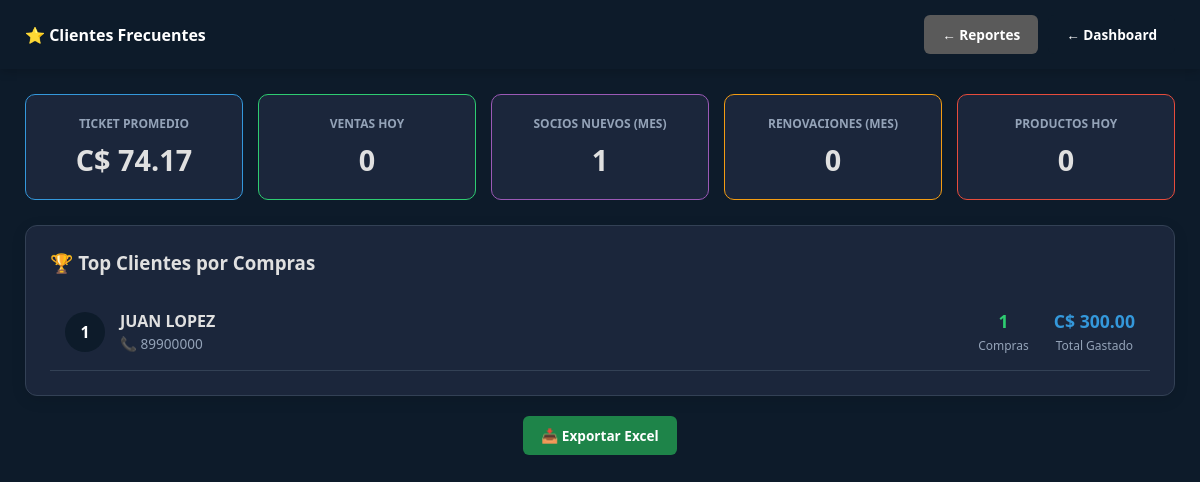
Screenshot of /views/admin/reporte_clientes_frecuentes.php (signed in) with the database file from the repository.
### tables this page shows
CREATE TABLE `configuracion` (
  `id` int(11) NOT NULL DEFAULT 1,
  `nombre_gym` varchar(100) DEFAULT 'GYM MA DB',
  `moneda_nombre` varchar(50) DEFAULT 'Córdoba Nicaragüense',
  `moneda_iso` varchar(3) DEFAULT 'NIO',
  `moneda_simbolo` varchar(5) DEFAULT 'C$',
  `tipo_cambio_bcn` decimal(10,4) DEFAULT 36.6243,
  `ultima_actualizacion` timestamp NOT NULL DEFAULT current_timestamp() ON UPDATE current_timestamp(),
  `direccion_gym` text DEFAULT NULL,
  `telefono_gym` varchar(20) DEFAULT NULL,
  `logo_ruta` varchar(255) DEFAULT 'logo_default.png',
  `tema` varchar(20) DEFAULT 'default',
  PRIMARY KEY (`id`)
);

CREATE TABLE `socios` (
  `id` int(11) NOT NULL AUTO_INCREMENT,
  `nombre` varchar(50) NOT NULL,
  `apellido` varchar(50) NOT NULL,
  `cedula` varchar(20) DEFAULT NULL,
  `edad` int(3) DEFAULT NULL,
  `telefono` varchar(20) DEFAULT NULL,
  `enfermedad` text DEFAULT NULL,
  `fecha_ingreso` date NOT NULL,
  `emergencia_contacto` varchar(100) DEFAULT NULL,
  `foto_ruta` varchar(255) DEFAULT 'default.png',
  `estado` enum('ACTIVO','INACTIVO','DEUDOR') DEFAULT 'ACTIVO',
  `fecha_vencimiento` date DEFAULT NULL,
  `fecha_renovacion` date DEFAULT NULL,
  `id_plan` int(11) DEFAULT NULL,
  PRIMARY KEY (`id`),
  KEY `fk_socio_plan_gym` (`id_plan`),
  CONSTRAINT `fk_socio_plan` FOREIGN KEY (`id_plan`) REFERENCES `planes` (`id`) ON DELETE SET NULL,
  CONSTRAINT `fk_socio_plan_gym` FOREIGN KEY (`id_plan`) REFERENCES `planes` (`id`) ON DELETE SET NULL ON UPDATE CASCADE
);

### config/AppConfig.php (called while the page is built, shortened)
<?php
class AppConfig {
    private $conn;
    private $table_name = "configuracion";
    public function __construct($db) {
        $this->conn = $db;
    }
    private function asegurarColumnaTema() {
        try {
            $this->conn->exec("ALTER TABLE configuracion ADD COLUMN tema VARCHAR(20) DEFAULT 'default'");
        } catch (PDOException $e) {}
    }
    public function obtenerConfig() {
        $query = "SELECT * FROM " . $this->table_name . " WHERE id = 1 LIMIT 1";
        $stmt = $this->conn->prepare($query);
        $stmt->execute();
        $this->config_cache = $stmt->fetch(PDO::FETCH_ASSOC);
        return $this->config_cache;
    }
}

### classes/Reporte.php (called while the page is built, shortened)
<?php
class Reporte {
    private $db;
    public function __construct($db) {
        $this->db = $db;
    }
    public function getClientesFrecuentes($limite = 10) {
        $sql = "SELECT
                    s.id,
                    s.nombre,
                    s.apellido,
                    s.telefono,
                    COUNT(v.id) as num_compras,
                    SUM(v.monto_total) as total_gastado
                FROM socios s
                JOIN ventas v ON s.id = v.id_socio
                WHERE v.estado != 'ANULADO'
                GROUP BY s.id
                ORDER BY num_compras DESC
                LIMIT " . intval($limite);
        $stmt = $this->db->prepare($sql);
        $stmt->execute();
        return $stmt->fetchAll(PDO::FETCH_ASSOC);
    }
    public function getMetricasAvanzadas() {
        $metricas = [];
        $metricas['ticket_promedio'] = $this->db->query("
            SELECT COALESCE(AVG(monto_total), 0) as promedio
            FROM ventas
            WHERE estado != 'ANULADO'
        ")->fetch(PDO::FETCH_ASSOC)['promedio'] ?? 0;
        $metricas['ventas_hoy'] = $this->db->query("
            SELECT COUNT(*) as total
            FROM ventas
            WHERE DATE(fecha_venta) = CURDATE() AND estado != 'ANULADO'
        ")->fetch(PDO::FETCH_ASSOC)['total'] ?? 0;
        $metricas['socios_nuevos_mes'] = $this->db->query("
            SELECT COUNT(*) as total
            FROM socios
            WHERE MONTH(fecha_ingreso) = MONTH(CURDATE()) AND YEAR(fecha_ingreso) = YEAR(CURDATE())
        ")->fetch(PDO::FETCH_ASSOC)['total'] ?? 0;
        $metricas['renovaciones_mes'] = $this->db->query("
            SELECT COUNT(*) as total
            FROM socios
            WHERE fecha_renovacion IS NOT NULL
            AND MONTH(fecha_renovacion) = MONTH(CURDATE())
            AND YEAR(fecha_renovacion) = YEAR(CURDATE())
        ")->fetch(PDO::FETCH_ASSOC)['total'] ?? 0;
        $metricas['productos_vendidos_hoy'] = $this->db->query("
            SELECT COALESCE(SUM(cantidad_item), 0) as total
            FROM ventas
            WHERE tipo_item = 'PRODUCTO' AND DATE(fecha_venta) = CURDATE() AND estado != 'ANULADO'
        ")->fetch(PDO::FETCH_ASSOC)['total'] ?? 0;
        return $metricas;
    }
}

### views/admin/reporte_clientes_frecuentes.php (the view, shortened to what this page needs)
<?php
require_once "../../config/AppConfig.php";
require_once "../../classes/Reporte.php";
$db = (new Database())->getConnection();
$config = (new AppConfig($db))->obtenerConfig();
$simbolo = $config['moneda_simbolo'] ?? '<?php echo $simbolo; ?>';
$tema = $_SESSION['tema'] ?? $config['tema'] ?? 'default';
$reporte = new Reporte($db);
$clientes = $reporte->getClientesFrecuentes(15);
$metricas = $reporte->getMetricasAvanzadas();
?>
<!DOCTYPE html>
<html lang="es">
<head>
    <link rel="stylesheet" href="../../public/css/estilos.css">
</head>
<body class="<?php echo ($tema !== 'default') ? 'tema-' . $tema : ''; ?>">
    <header>
        <div class="logo"><h2>⭐ Clientes Frecuentes</h2></div>
        <div style="display:flex; gap:10px;">
            <a href="reportes.php" class="btn-volver gris">← Reportes</a>
            <a href="../dashboard.php" class="btn-volver">← Dashboard</a>
        </div>
    </header>
    <div class="dashboard-wrapper">
        <div class="metricas-dashboard">
            <div class="metrica-box" style="border-color: var(--info);">
                <h4>TICKET PROMEDIO</h4>
                <div class="valor"><?php echo $simbolo; ?> <?php echo number_format($metricas['ticket_promedio'], 2); ?></div>
            </div>
            <div class="metrica-box" style="border-color: var(--primary);">
                <h4>VENTAS HOY</h4>
                <div class="valor"><?php echo $metricas['ventas_hoy']; ?></div>
            </div>
            <div class="metrica-box" style="border-color: var(--purple);">
                <h4>SOCIOS NUEVOS (MES)</h4>
                <div class="valor"><?php echo $metricas['socios_nuevos_mes']; ?></div>
            </div>
            <div class="metrica-box" style="border-color: var(--warning);">
                <h4>RENOVACIONES (MES)</h4>
                <div class="valor"><?php echo $metricas['renovaciones_mes']; ?></div>
            </div>
            <div class="metrica-box" style="border-color: var(--danger);">
                <h4>PRODUCTOS HOY</h4>
                <div class="valor"><?php echo $metricas['productos_vendidos_hoy']; ?></div>
            </div>
        </div>
        <div class="stat-card">
            <h3>🏆 Top Clientes por Compras</h3>
            <?php $pos = 1; foreach($clientes as $c): ?>
            <div class="cliente-card">
                <div class="cliente-pos"><?php echo $pos++; ?></div>
                <div class="cliente-info">
                    <h4><?php echo strtoupper($c['nombre'].' '.$c['apellido']); ?></h4>
                    <span>📞 <?php echo $c['telefono'] ?: 'Sin teléfono'; ?></span>
                </div>
                <div class="cliente-stats">
                    <div>
                        <strong style="color:var(--primary);"><?php echo $c['num_compras']; ?></strong>
                        <span>Compras</span>
                    </div>
                    <div>
                        <strong style="color:var(--info);"><?php echo $simbolo; ?> <?php echo number_format($c['total_gastado'], 2); ?></strong>
                        <span>Total Gastado</span>
                    </div>
                </div>
            </div>
            <?php endforeach; ?>
        </div>
        <div style="text-align:center; margin-top:20px;">
            <a href="../../controllers/ExportController.php?type=clientes" class="btn-volver verde" target="_blank">📥 Exportar Excel</a>
        </div>
    </div>
</body>
</html>

### public/css/estilos.css (style rules this page uses)
:root { --primary: #27ae60; --secondary: #2c3e50; --danger: #e74c3c; --warning: #f39c12; --info: #3498db; --dark: #1a1a1a; --light: #f4f4f4; --bg-body: #f4f4f4; --bg-card: #ffffff; --text-main: #333333; --text-muted: #666666; --border-color: #dddddd; --header-bg: #2c3e50; --input-bg: #ffffff; --input-text: #333333; --input-border: #cccccc; --link-color: #2980b9; }
body.tema-darkblue { --primary: #3498db; --secondary: #0d1b2a; --danger: #e74c3c; --warning: #f39c12; --info: #5dade2; --dark: #f4f4f4; --light: #1b263b; --bg-body: #0d1b2a; --bg-card: #1b263b; --text-main: #e0e0e0; --text-muted: #94a3b8; --border-color: #334155; --header-bg: #0d1b2a; --input-bg: #0d1b2a; --input-text: #e0e0e0; --input-border: #334155; --link-color: #3498db; }
* { box-sizing: border-box; }
body { font-family: 'Segoe UI', Tahoma, Geneva, Verdana, sans-serif; background-color: var(--bg-body); color: var(--text-main); margin: 0; }
header { background: var(--header-bg); color: white; padding: 15px 25px; display: flex; justify-content: space-between; align-items: center; box-shadow: 0 2px 10px rgba(0,0,0,0.2); }
.dashboard-wrapper { padding: 25px; max-width: 1400px; margin: 0 auto; }
.card, .stat-card, .actions-box, .chart-box, .tabla-container, .seccion, .filtro-container, .grid-stats, .card-stat, .login-card, .stat-card, .recaudado-header, .calculadora-box, .page-card { background: var(--bg-card); color: var(--text-main); border: 1px solid var(--border-color); border-radius: 10px; padding: 20px; margin-bottom: 20px; box-shadow: 0 2px 8px rgba(0,0,0,0.08); }
.stat-card { padding: 1.5rem; border-radius: 12px; color: white; transition: transform 0.3s ease; box-shadow: 0 4px 15px rgba(0,0,0,0.1); text-decoration: none; display: block; }
.btn-volver { display: inline-block; padding: 8px 15px; background: var(--header-bg); color: white; text-decoration: none; border-radius: 5px; font-size: 0.8rem; font-weight: 600; }
h1, h2, h3, h4, h5, h6 { color: var(--text-main); margin-top: 0; }
a { color: var(--link-color); text-decoration: none; }
.logo h2 { color: white; font-size: 1rem; margin: 0; }
body.tema-oscuro header h2, body.tema-darkblue header h2 { color: white; }
body.tema-oscuro .logo h2, body.tema-darkblue .logo h2 { color: white; }
.btn-volver { display: inline-block; padding: 10px 18px; background: var(--secondary); color: white !important; text-decoration: none; border-radius: 6px; font-weight: 600; font-size: 0.85rem; transition: all 0.2s ease; }
.btn-volver.gris { background: #7f8c8d; }
body.tema-oscuro .btn-volver.gris, body.tema-darkblue .btn-volver.gris { background: #5a5a5a; }
body.tema-oscuro .btn-volver.verde, body.tema-darkblue .btn-volver.verde { background: #1e8449; }

### views/admin/reporte_clientes_frecuentes.php (style rules this page uses)
:root { --primary: #27ae60; --danger: #e74c3c; --info: #3498db; --warning: #f39c12; --purple: #9b59b6; --text-main: #333; --text-muted: #666; --bg-card: #fff; --border-color: #ddd; --header-bg: #2c3e50; }
body.tema-darkblue { --primary: #2ecc71; --danger: #e74c3c; --info: #3498db; --warning: #f39c12; --purple: #9b59b6; --text-main: #e0e0e0; --text-muted: #94a3b8; --bg-card: #1b263b; --border-color: #334155; --header-bg: #0d1b2a; }
.metricas-dashboard { display: grid; grid-template-columns: repeat(auto-fit, minmax(150px, 1fr)); gap: 15px; margin-bottom: 25px; }
.metrica-box { padding: 20px; border-radius: 10px; text-align: center; border: 1px solid var(--border-color); background: var(--bg-card); color: var(--text-main); }
.metrica-box h4 { margin: 0 0 8px 0; font-size: 0.75rem; color: var(--text-muted); }
.metrica-box .valor { font-size: 1.8rem; font-weight: bold; }
.cliente-card { display: flex; align-items: center; padding: 15px; border-bottom: 1px solid var(--border-color); gap: 15px; color: var(--text-main); }
.cliente-pos { width: 40px; height: 40px; border-radius: 50%; background: var(--header-bg); color: white; display: flex; align-items: center; justify-content: center; font-weight: bold; }
.cliente-info { flex: 1; }
.cliente-info h4 { margin: 0; color: var(--text-main); }
.cliente-info span { font-size: 0.85rem; color: var(--text-muted); }
.cliente-stats { display: flex; gap: 25px; text-align: center; }
.cliente-stats strong { display: block; font-size: 1.1rem; }
.cliente-stats span { font-size: 0.75rem; color: var(--text-muted); }

### rows the page displays
configuracion: moneda_simbolo "C$"
socios: nombre+apellido "JUAN LOPEZ", telefono "89900000", num_compras "1", total_gastado "300.00"

### other values shown
$metricas['ticket_promedio'] "74.17"
$metricas['ventas_hoy'] "0"
$metricas['socios_nuevos_mes'] "1"
$metricas['renovaciones_mes'] "0"
$metricas['productos_vendidos_hoy'] "0"
